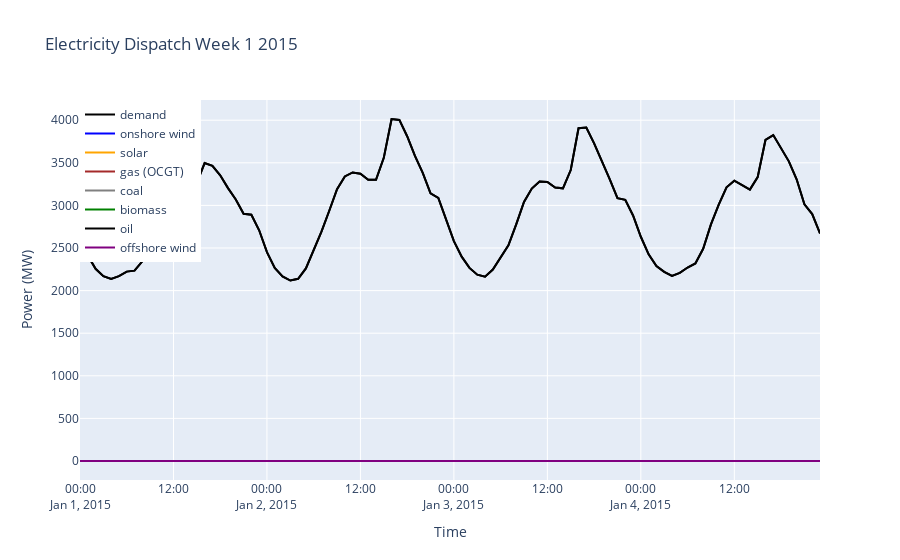

Notebook code cell kept with this figure:
### Markdown cell above
We can plot now the dispatch of every generator during the first week of the year and the electricity demand.
We import the matplotlib package which is very useful to plot results.

We can also plot the electricity mix.

### Code cell
import plotly.graph_objects as go

fig = go.Figure()

fig.add_trace(go.Scatter(x=network.snapshots[:96], y=network.loads_t.p['load'][:96], mode='lines', name='demand', line=dict(color='black')))
fig.add_trace(go.Scatter(x=network.snapshots[:96], y=network.generators_t.p['onshorewind'][:96], mode='lines', name='onshore wind', line=dict(color='blue')))
fig.add_trace(go.Scatter(x=network.snapshots[:96], y=network.generators_t.p['solar'][:96], mode='lines', name='solar', line=dict(color='orange')))
fig.add_trace(go.Scatter(x=network.snapshots[:96], y=network.generators_t.p['OCGT'][:96], mode='lines', name='gas (OCGT)', line=dict(color='brown')))
fig.add_trace(go.Scatter(x=network.snapshots[:96], y=network.generators_t.p['Coal'][:96], mode='lines', name='coal', line=dict(color='grey')))
fig.add_trace(go.Scatter(x=network.snapshots[:96], y=network.generators_t.p['Biomass'][:96], mode='lines', name='biomass', line=dict(color='green')))
fig.add_trace(go.Scatter(x=network.snapshots[:96], y=network.generators_t.p['Oil'][:96], mode='lines', name='oil', line=dict(color='black')))
fig.add_trace(go.Scatter(x=network.snapshots[:96], y=network.generators_t.p['offshorewind'][:96], mode='lines', name='offshore wind', line=dict(color='purple')))

fig.update_layout(title='Electricity Dispatch Week 1 2015',
                  xaxis_title='Time',
                  yaxis_title='Power (MW)',
                  legend=dict(x=0, y=1, traceorder='normal'))

fig.show()
